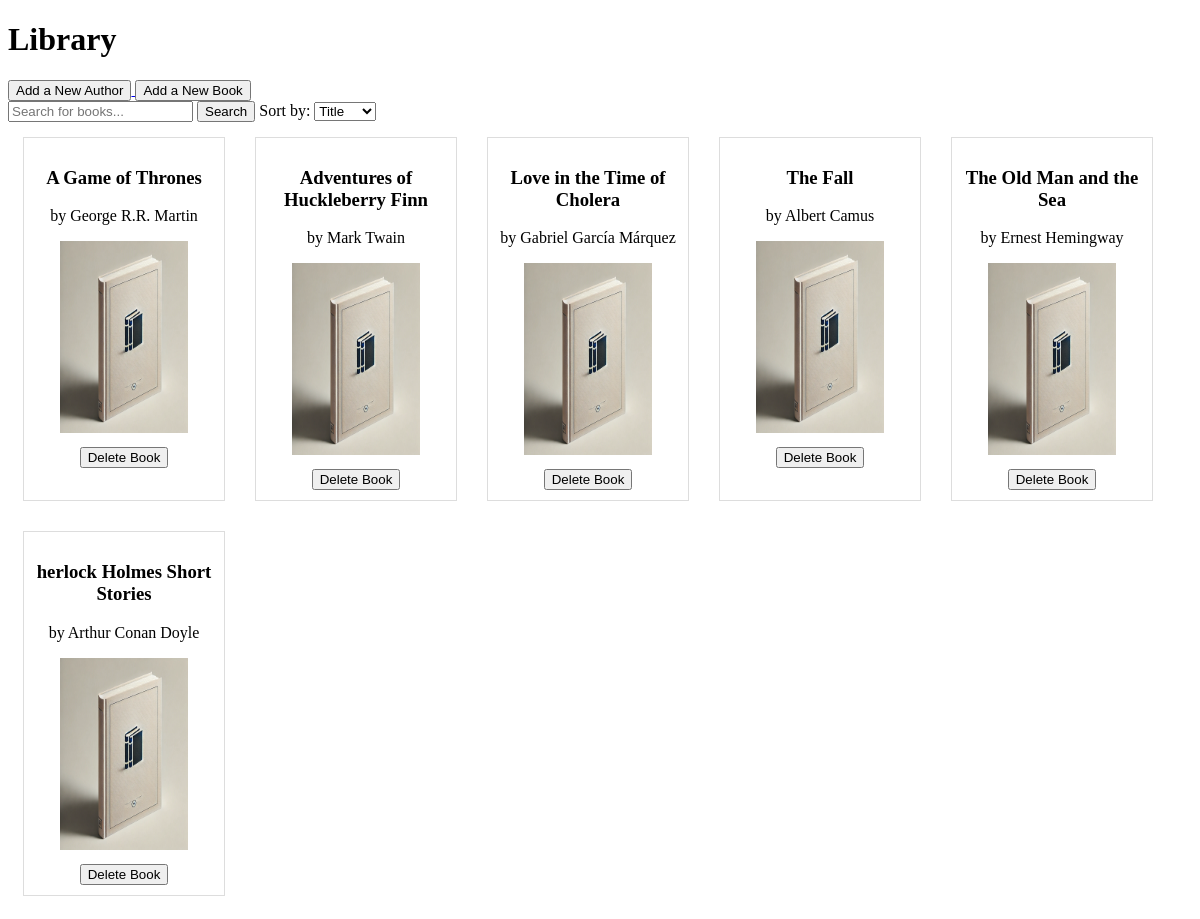
The page / on the database its author committed.
### data_models.py (models this page shows, shortened)
class Book(db.Model):
    id = db.Column(db.Integer, primary_key=True, autoincrement=True)
    isbn = db.Column(db.String(13), nullable=False, unique=True)
    title = db.Column(db.String(200), nullable=False)
    publication_year = db.Column(db.Integer, nullable=False)
    author_id = db.Column(db.Integer, db.ForeignKey('author.id'), nullable=False)
    cover_url = db.Column(db.String(500), nullable=True)  # New field to store the cover URL
    author = db.relationship('Author', backref=db.backref('books', lazy=True))

class Author(db.Model):
    id = db.Column(db.Integer, primary_key=True, autoincrement=True)
    name = db.Column(db.String(100), nullable=False)
    birth_date = db.Column(db.Text, nullable=False)
    date_of_death = db.Column(db.Text, nullable=True)

### app.py (the view)
@app.route('/')
@app.route('/')
def home():
    search_query = request.args.get('search')
    sort_by = request.args.get('sort_by', 'title')
    books_query = Book.query
    if search_query:
        books_query = books_query.filter(Book.title.ilike(f'%{search_query}%'))
    if sort_by == 'author':
        books_query = books_query.join(Author).order_by(Author.name)
    else:
        books_query = books_query.order_by(Book.title)
    books = books_query.all()
    for book in books:
        book.cover_url = f"https://covers.openlibrary.org/b/isbn/{book.isbn}-L.jpg"
    return render_template('home.html', books=books)

### templates/home.html (shortened to what this page needs)
<!DOCTYPE html>
<html lang="en">
<head>
</head>
<body>
<h1>Library</h1>
<div>
    <a href="{{ url_for('add_author') }}">
        <button type="button">Add a New Author</button>
    </a>
    <a href="{{ url_for('add_book') }}">
        <button type="button">Add a New Book</button>
    </a>
</div>
<form action="/" method="GET">
    <input type="text" name="search" placeholder="Search for books..." value="{{ request.args.get('search', '') }}">
    <button type="submit">Search</button>
    <label for="sort_by">Sort by:</label>
    <select name="sort_by" onchange="this.form.submit()">
        <option value="title" {% if request.args.get('sort_by') == 'title' %}selected{% endif %}>Title</option>
    </select>
</form>
<div class="book-container">
    {% for book in books %}
        <div class="book-item">
            <h3>{{ book.title }}</h3>
            <p>by {{ book.author.name }}</p>
            <img src="{{ book.cover_url }}"
                 alt="Book Cover"
                 class="book-cover"
                 onerror="this.onerror=null;this.src='/static/default_cover.jpg';">
            <form action="{{ url_for('delete_book', book_id=book.id) }}" method="post" style="margin-top: 10px;" onsubmit="return confirm('Are you sure you want to delete this book?');">
                <button type="submit">Delete Book</button>
            </form>
        </div>
    {% endfor %}
</div>
</body>
</html>

### templates/home.html (style rules this page uses)
.book-container { display: flex; flex-wrap: wrap; }
.book-item { margin: 15px; padding: 10px; border: 1px solid #ddd; width: 180px; text-align: center; }
.book-cover { width: 128px; height: 192px; }

### rows shown on the page
Book: title "A Game of Thrones", author.name "George R.R. Martin"
Book: title "Adventures of Huckleberry Finn", author.name "Mark Twain"
Book: title "Love in the Time of Cholera", author.name "Gabriel García Márquez"
Book: title "The Fall", author.name "Albert Camus"
Book: title "The Old Man and the Sea", author.name "Ernest Hemingway"
Book: title "herlock Holmes Short Stories", author.name "Arthur Conan Doyle"
